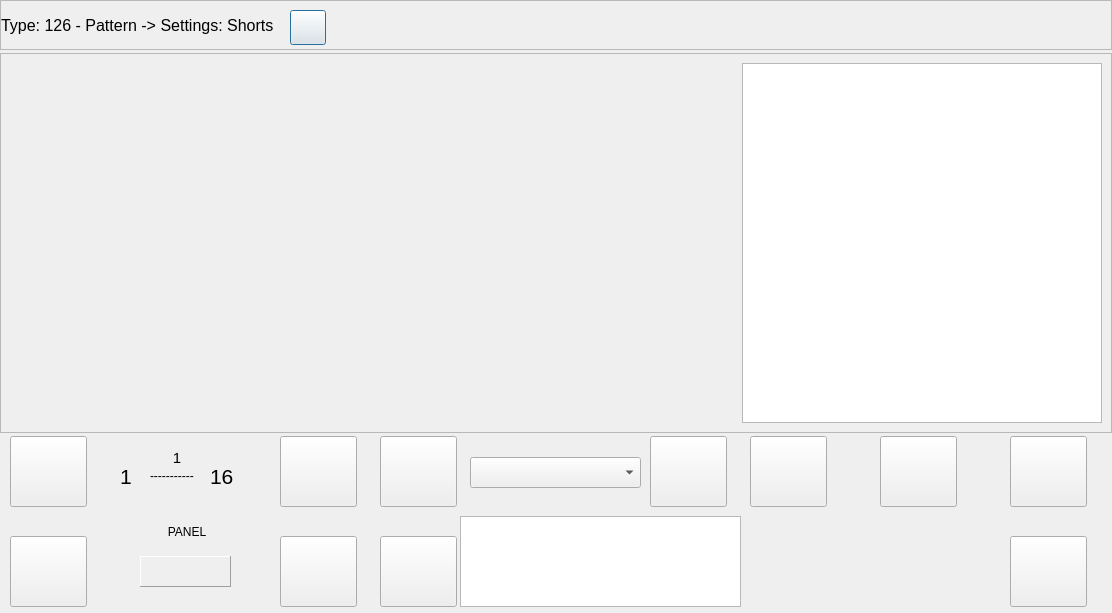
<?xml version="1.0" encoding="UTF-8"?>
<ui version="4.0">
 <class>DefectPreview</class>
 <widget class="QDialog" name="DefectPreview">
  <property name="geometry">
   <rect>
    <x>0</x>
    <y>0</y>
    <width>1112</width>
    <height>613</height>
   </rect>
  </property>
  <property name="windowTitle">
   <string>Dialog</string>
  </property>
  <layout class="QVBoxLayout" name="verticalLayout">
   <property name="spacing">
    <number>3</number>
   </property>
   <property name="leftMargin">
    <number>0</number>
   </property>
   <property name="topMargin">
    <number>0</number>
   </property>
   <property name="rightMargin">
    <number>0</number>
   </property>
   <property name="bottomMargin">
    <number>0</number>
   </property>
   <item>
    <widget class="QFrame" name="frame">
     <property name="minimumSize">
      <size>
       <width>0</width>
       <height>50</height>
      </size>
     </property>
     <property name="maximumSize">
      <size>
       <width>16777215</width>
       <height>50</height>
      </size>
     </property>
     <property name="frameShape">
      <enum>QFrame::StyledPanel</enum>
     </property>
     <property name="frameShadow">
      <enum>QFrame::Raised</enum>
     </property>
     <widget class="QLabel" name="label_5">
      <property name="geometry">
       <rect>
        <x>1</x>
        <y>10</y>
        <width>281</width>
        <height>31</height>
       </rect>
      </property>
      <property name="font">
       <font>
        <family>Arial</family>
        <pointsize>14</pointsize>
       </font>
      </property>
      <property name="text">
       <string>&lt;html&gt;&lt;head/&gt;&lt;body&gt;&lt;p&gt;&lt;span style=&quot; font-size:12pt;&quot;&gt;Type: 126 - Pattern -&amp;gt; Settings: Shorts&lt;/span&gt;&lt;/p&gt;&lt;/body&gt;&lt;/html&gt;</string>
      </property>
     </widget>
     <widget class="QPushButton" name="modify_btn">
      <property name="geometry">
       <rect>
        <x>290</x>
        <y>10</y>
        <width>36</width>
        <height>35</height>
       </rect>
      </property>
      <property name="styleSheet">
       <string notr="true">image: url(:/pic/image/modify.png);</string>
      </property>
      <property name="text">
       <string/>
      </property>
     </widget>
     <widget class="QLabel" name="titleLab">
      <property name="geometry">
       <rect>
        <x>510</x>
        <y>0</y>
        <width>101</width>
        <height>51</height>
       </rect>
      </property>
      <property name="font">
       <font>
        <family>Arial</family>
        <pointsize>20</pointsize>
       </font>
      </property>
      <property name="text">
       <string/>
      </property>
      <property name="alignment">
       <set>Qt::AlignCenter</set>
      </property>
     </widget>
    </widget>
   </item>
   <item>
    <widget class="QFrame" name="frame_2">
     <property name="frameShape">
      <enum>QFrame::StyledPanel</enum>
     </property>
     <property name="frameShadow">
      <enum>QFrame::Raised</enum>
     </property>
     <layout class="QHBoxLayout" name="horizontalLayout">
      <item>
       <widget class="QLabel" name="minordefectLab">
        <property name="minimumSize">
         <size>
          <width>360</width>
          <height>360</height>
         </size>
        </property>
        <property name="maximumSize">
         <size>
          <width>360</width>
          <height>360</height>
         </size>
        </property>
        <property name="text">
         <string/>
        </property>
       </widget>
      </item>
      <item>
       <widget class="MyDefectLab" name="defectLab">
        <property name="minimumSize">
         <size>
          <width>360</width>
          <height>360</height>
         </size>
        </property>
        <property name="maximumSize">
         <size>
          <width>360</width>
          <height>360</height>
         </size>
        </property>
        <property name="text">
         <string/>
        </property>
       </widget>
      </item>
      <item>
       <widget class="QGraphicsView" name="graphicsView">
        <property name="minimumSize">
         <size>
          <width>360</width>
          <height>360</height>
         </size>
        </property>
        <property name="maximumSize">
         <size>
          <width>360</width>
          <height>360</height>
         </size>
        </property>
       </widget>
      </item>
     </layout>
    </widget>
   </item>
   <item>
    <widget class="QFrame" name="frame_3">
     <property name="minimumSize">
      <size>
       <width>0</width>
       <height>177</height>
      </size>
     </property>
     <property name="maximumSize">
      <size>
       <width>16777215</width>
       <height>177</height>
      </size>
     </property>
     <property name="frameShape">
      <enum>QFrame::NoFrame</enum>
     </property>
     <property name="frameShadow">
      <enum>QFrame::Plain</enum>
     </property>
     <widget class="QPushButton" name="forward_btn">
      <property name="geometry">
       <rect>
        <x>10</x>
        <y>0</y>
        <width>77</width>
        <height>71</height>
       </rect>
      </property>
      <property name="styleSheet">
       <string notr="true">background-image: url(:/pic/image/forward.png);
</string>
      </property>
      <property name="text">
       <string/>
      </property>
     </widget>
     <widget class="QPushButton" name="behind_btn">
      <property name="geometry">
       <rect>
        <x>280</x>
        <y>0</y>
        <width>77</width>
        <height>71</height>
       </rect>
      </property>
      <property name="styleSheet">
       <string notr="true">background-image: url(:/pic/image/back.png);</string>
      </property>
      <property name="text">
       <string/>
      </property>
     </widget>
     <widget class="QPushButton" name="again_btn">
      <property name="geometry">
       <rect>
        <x>380</x>
        <y>0</y>
        <width>77</width>
        <height>71</height>
       </rect>
      </property>
      <property name="styleSheet">
       <string notr="true">background-image: url(:/pic/image/again.png);</string>
      </property>
      <property name="text">
       <string/>
      </property>
     </widget>
     <widget class="QPushButton" name="set_btn">
      <property name="geometry">
       <rect>
        <x>650</x>
        <y>0</y>
        <width>77</width>
        <height>71</height>
       </rect>
      </property>
      <property name="styleSheet">
       <string notr="true">background-image: url(:/pic/image/set.png);</string>
      </property>
      <property name="text">
       <string/>
      </property>
     </widget>
     <widget class="QPushButton" name="page_btn">
      <property name="geometry">
       <rect>
        <x>750</x>
        <y>0</y>
        <width>77</width>
        <height>71</height>
       </rect>
      </property>
      <property name="styleSheet">
       <string notr="true">background-image: url(:/pic/image/page.png);</string>
      </property>
      <property name="text">
       <string/>
      </property>
     </widget>
     <widget class="QPushButton" name="find_btn">
      <property name="geometry">
       <rect>
        <x>880</x>
        <y>0</y>
        <width>77</width>
        <height>71</height>
       </rect>
      </property>
      <property name="styleSheet">
       <string notr="true">background-image: url(:/pic/image/find.png);</string>
      </property>
      <property name="text">
       <string/>
      </property>
     </widget>
     <widget class="QPushButton" name="exit_btn">
      <property name="geometry">
       <rect>
        <x>1010</x>
        <y>0</y>
        <width>77</width>
        <height>71</height>
       </rect>
      </property>
      <property name="styleSheet">
       <string notr="true">background-image: url(:/pic/image/delete.png);</string>
      </property>
      <property name="text">
       <string/>
      </property>
     </widget>
     <widget class="QPushButton" name="before_btn">
      <property name="geometry">
       <rect>
        <x>10</x>
        <y>100</y>
        <width>77</width>
        <height>71</height>
       </rect>
      </property>
      <property name="styleSheet">
       <string notr="true">background-image: url(:/pic/image/before.png);</string>
      </property>
      <property name="text">
       <string/>
      </property>
     </widget>
     <widget class="QPushButton" name="after_btn">
      <property name="geometry">
       <rect>
        <x>280</x>
        <y>100</y>
        <width>77</width>
        <height>71</height>
       </rect>
      </property>
      <property name="styleSheet">
       <string notr="true">background-image: url(:/pic/image/after.png);</string>
      </property>
      <property name="text">
       <string/>
      </property>
     </widget>
     <widget class="QPushButton" name="up_btn">
      <property name="geometry">
       <rect>
        <x>380</x>
        <y>100</y>
        <width>77</width>
        <height>71</height>
       </rect>
      </property>
      <property name="styleSheet">
       <string notr="true">background-image: url(:/pic/image/up.png);</string>
      </property>
      <property name="text">
       <string/>
      </property>
     </widget>
     <widget class="QPushButton" name="refrush_btn">
      <property name="geometry">
       <rect>
        <x>1010</x>
        <y>100</y>
        <width>77</width>
        <height>71</height>
       </rect>
      </property>
      <property name="styleSheet">
       <string notr="true">background-image: url(:/pic/image/refresh.png);</string>
      </property>
      <property name="text">
       <string/>
      </property>
     </widget>
     <widget class="QLabel" name="label">
      <property name="geometry">
       <rect>
        <x>120</x>
        <y>10</y>
        <width>31</width>
        <height>61</height>
       </rect>
      </property>
      <property name="font">
       <font>
        <family>Arial</family>
        <pointsize>16</pointsize>
       </font>
      </property>
      <property name="text">
       <string>1</string>
      </property>
     </widget>
     <widget class="QLabel" name="label_2">
      <property name="geometry">
       <rect>
        <x>150</x>
        <y>30</y>
        <width>51</width>
        <height>20</height>
       </rect>
      </property>
      <property name="font">
       <font>
        <family>Arial</family>
        <pointsize>9</pointsize>
        <weight>50</weight>
        <bold>false</bold>
       </font>
      </property>
      <property name="text">
       <string>-----------</string>
      </property>
     </widget>
     <widget class="QLabel" name="bmpcountLab">
      <property name="geometry">
       <rect>
        <x>210</x>
        <y>10</y>
        <width>71</width>
        <height>61</height>
       </rect>
      </property>
      <property name="font">
       <font>
        <family>Arial</family>
        <pointsize>16</pointsize>
       </font>
      </property>
      <property name="text">
       <string>16</string>
      </property>
     </widget>
     <widget class="QComboBox" name="comboBox">
      <property name="geometry">
       <rect>
        <x>470</x>
        <y>21</y>
        <width>171</width>
        <height>31</height>
       </rect>
      </property>
     </widget>
     <widget class="QTableWidget" name="tableWidget">
      <property name="geometry">
       <rect>
        <x>460</x>
        <y>80</y>
        <width>281</width>
        <height>91</height>
       </rect>
      </property>
      <property name="textElideMode">
       <enum>Qt::ElideMiddle</enum>
      </property>
      <attribute name="verticalHeaderMinimumSectionSize">
       <number>15</number>
      </attribute>
      <attribute name="verticalHeaderDefaultSectionSize">
       <number>15</number>
      </attribute>
     </widget>
     <widget class="QLabel" name="label_4">
      <property name="geometry">
       <rect>
        <x>160</x>
        <y>80</y>
        <width>54</width>
        <height>31</height>
       </rect>
      </property>
      <property name="text">
       <string>PANEL</string>
      </property>
      <property name="alignment">
       <set>Qt::AlignCenter</set>
      </property>
     </widget>
     <widget class="QLabel" name="curdefectLab">
      <property name="geometry">
       <rect>
        <x>150</x>
        <y>12</y>
        <width>54</width>
        <height>20</height>
       </rect>
      </property>
      <property name="font">
       <font>
        <family>Arial</family>
        <pointsize>11</pointsize>
       </font>
      </property>
      <property name="text">
       <string>1</string>
      </property>
      <property name="alignment">
       <set>Qt::AlignCenter</set>
      </property>
     </widget>
     <widget class="QLabel" name="panelLab">
      <property name="geometry">
       <rect>
        <x>140</x>
        <y>120</y>
        <width>91</width>
        <height>31</height>
       </rect>
      </property>
      <property name="font">
       <font>
        <family>Arial</family>
        <pointsize>16</pointsize>
       </font>
      </property>
      <property name="frameShape">
       <enum>QFrame::Panel</enum>
      </property>
      <property name="frameShadow">
       <enum>QFrame::Raised</enum>
      </property>
      <property name="text">
       <string/>
      </property>
      <property name="alignment">
       <set>Qt::AlignCenter</set>
      </property>
     </widget>
    </widget>
   </item>
  </layout>
 </widget>
 <customwidgets>
  <customwidget>
   <class>MyDefectLab</class>
   <extends>QLabel</extends>
   <header location="global">mydefectlab.h</header>
  </customwidget>
 </customwidgets>
 <resources/>
 <connections/>
</ui>
